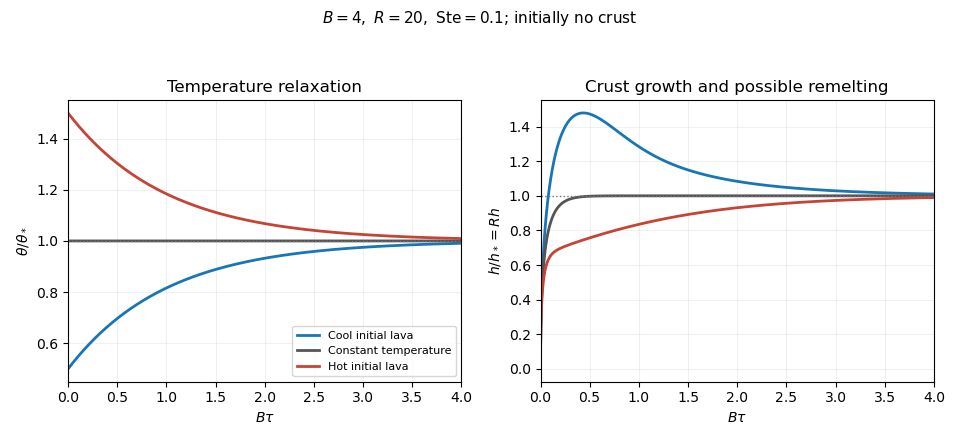

This chart was generated by the following Python code:
"""Original figure; Python 3.14, matplotlib 3.10.7, numpy 2.3.5.
Run from the intended output directory; the PNG is written to CWD.
"""
import os, sys
import numpy as np
import matplotlib
matplotlib.use('Agg')
import matplotlib.pyplot as plt
B, R, STE = 4.0, 20.0, 0.1

def evolution(ratio, n=40000, final_scaled_time=4.0):
    # Integrate in s=sqrt(tau); the initial h~sqrt(2 STE)*s removes
    # the infinite initial dh/dtau. Classical RK4, uniform s steps.
    s = np.linspace(0, np.sqrt(final_scaled_time/B), n+1)
    h = np.zeros(n+1)
    def rhs(v, height):
        if v == 0:
            return np.sqrt(2*STE)
        flux = R*(1+(ratio-1)*np.exp(-B*v*v))
        return 2*STE*(v/height-v*flux)
    for j in range(n):
        ds=s[j+1]-s[j]
        k1=rhs(s[j],h[j])
        k2=rhs(s[j]+ds/2,h[j]+ds*k1/2)
        k3=rhs(s[j]+ds/2,h[j]+ds*k2/2)
        k4=rhs(s[j+1],h[j]+ds*k3)
        h[j+1]=h[j]+ds*(k1+2*k2+2*k3+k4)/6
    tau=s*s
    theta_ratio=1+(ratio-1)*np.exp(-B*tau)
    return B*tau, theta_ratio, R*h

def main():
    assert sys.version_info[:2] == (3,14)
    assert matplotlib.__version__.split('+')[0] == '3.10.7'
    assert np.__version__ == '2.3.5'
    fig, axes=plt.subplots(1,2,figsize=(9.6,4.4),dpi=100,facecolor='white')
    for ratio,color,label in [(0.5,'#1976b5','Cool initial lava'),(1,'#555555','Constant temperature'),(1.5,'#c54436','Hot initial lava')]:
        x,temp,thick=evolution(ratio)
        axes[0].plot(x,temp,color=color,label=label,lw=2)
        axes[1].plot(x,thick,color=color,lw=2)
    for ax in axes:
        ax.set_facecolor('white'); ax.axhline(1,color='#777777',ls=':',lw=1)
        ax.set_xlabel(r'$B\tau$'); ax.grid(alpha=.18); ax.set_xlim(0,4)
    axes[0].set_ylabel(r'$\theta/\theta_*$'); axes[0].set_title('Temperature relaxation')
    axes[1].set_ylabel(r'$h/h_*=R h$'); axes[1].set_title('Crust growth and possible remelting')
    axes[0].legend(fontsize=8,loc='lower right')
    fig.suptitle(r'$B=4,\ R=20,\ \mathrm{Ste}=0.1$; initially no crust',fontsize=11)
    fig.tight_layout(rect=(0,0,1,.93))
    fig.savefig('paper-332-lava-evolution.png',facecolor='white',transparent=False,dpi=100)
    plt.close(fig)
if __name__ == '__main__':
    main()
